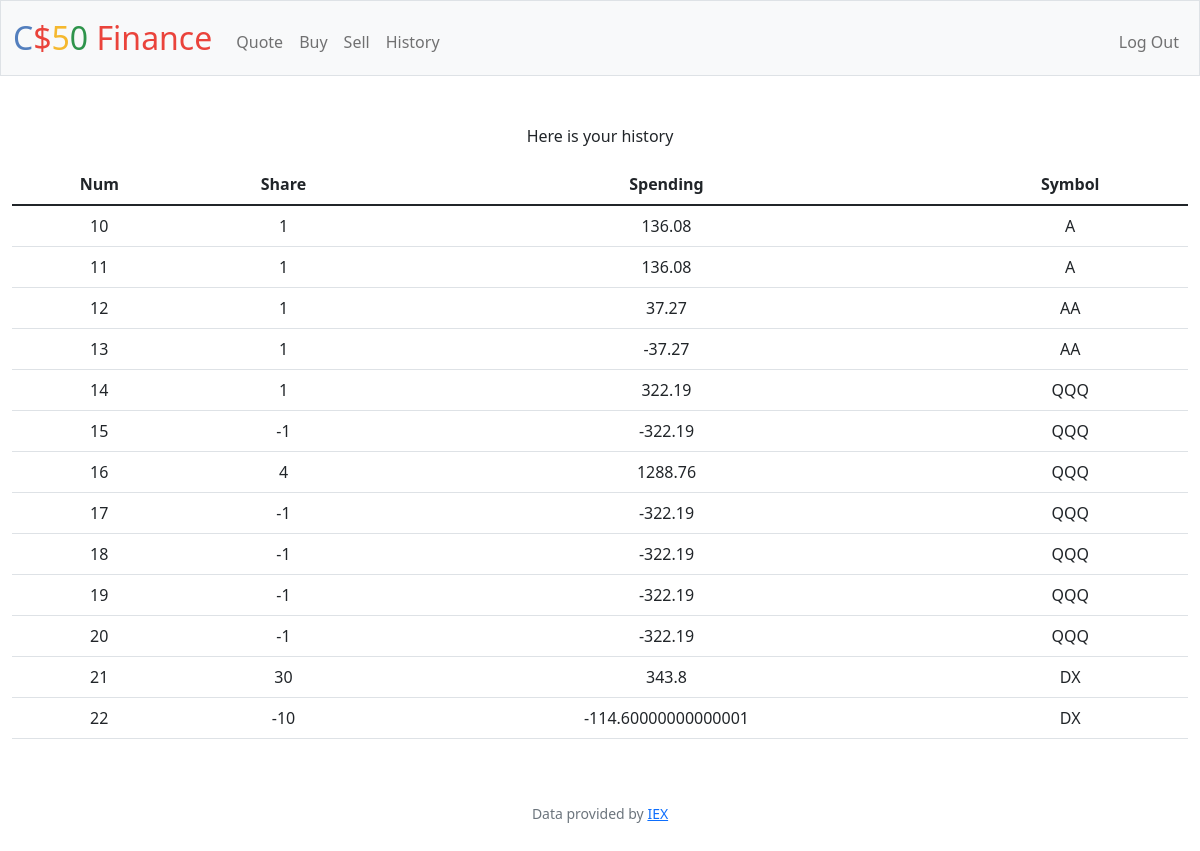
The app's page /history (signed in) with its own data.
### tables this page shows
CREATE TABLE shares (id INTEGER PRIMARY KEY AUTOINCREMENT NOT NULL, username TEXT NOT NULL, share NUMERIC NOT NULL, spend NUMERIC NOT NULL, symbol TEXT NOT NULL);

### app.py (the view)
@app.route("/history")
@login_required
def history():
    user_id = session["user_id"]
    user_history = db.execute(f"SELECT * FROM shares WHERE username = {user_id}")
    print(user_history)
    return render_template("history.html", history=user_history)

### app.py (called while the page is built)
@app.after_request
def after_request(response):
    response.headers["Cache-Control"] = "no-cache, no-store, must-revalidate"
    response.headers["Expires"] = 0
    response.headers["Pragma"] = "no-cache"
    return response

### helpers.py (called while the page is built)
def login_required(f):
    @wraps(f)
    def decorated_function(*args, **kwargs):
        if session.get("user_id") is None:
            return redirect("/login")
        return f(*args, **kwargs)
    return decorated_function

### templates/history.html (shortened to what this page needs)
{% extends "layout.html" %}
{% block main %}
<p>Here is your history</p>
<table class="table">
    <thead>
      <tr>
        <th scope="col">Num</th>
        <th scope="col">Share</th>
        <th scope="col">Spending</th>
        <th scope="col">Symbol</th>
      </tr>
    </thead>
    <tbody>
        {% for i in history %}
      <tr>
        <td>{{i["id"]}}</td>
        <td>{{i["share"]}}</td>
        <td>{{i["spend"]}}</td>
        <td>{{i["symbol"]}}</td>
      </tr>
      {% endfor %}
    </tbody>
  </table>
{% endblock %}

### records on screen
shares: id "10", share "1", spend "136.08", symbol "A"
shares: id "11", share "1", spend "136.08", symbol "A"
shares: id "12", share "1", spend "37.27", symbol "AA"
shares: id "13", share "1", spend "-37.27", symbol "AA"
shares: id "14", share "1", spend "322.19", symbol "QQQ"
shares: id "15", share "-1", spend "-322.19", symbol "QQQ"
shares: id "16", share "4", spend "1288.76", symbol "QQQ"
shares: id "17", share "-1", spend "-322.19", symbol "QQQ"
shares: id "18", share "-1", spend "-322.19", symbol "QQQ"
shares: id "19", share "-1", spend "-322.19", symbol "QQQ"
shares: id "20", share "-1", spend "-322.19", symbol "QQQ"
shares: id "21", share "30", spend "343.8", symbol "DX"
shares: id "22", share "-10", spend "-114.60000000000001", symbol "DX"
